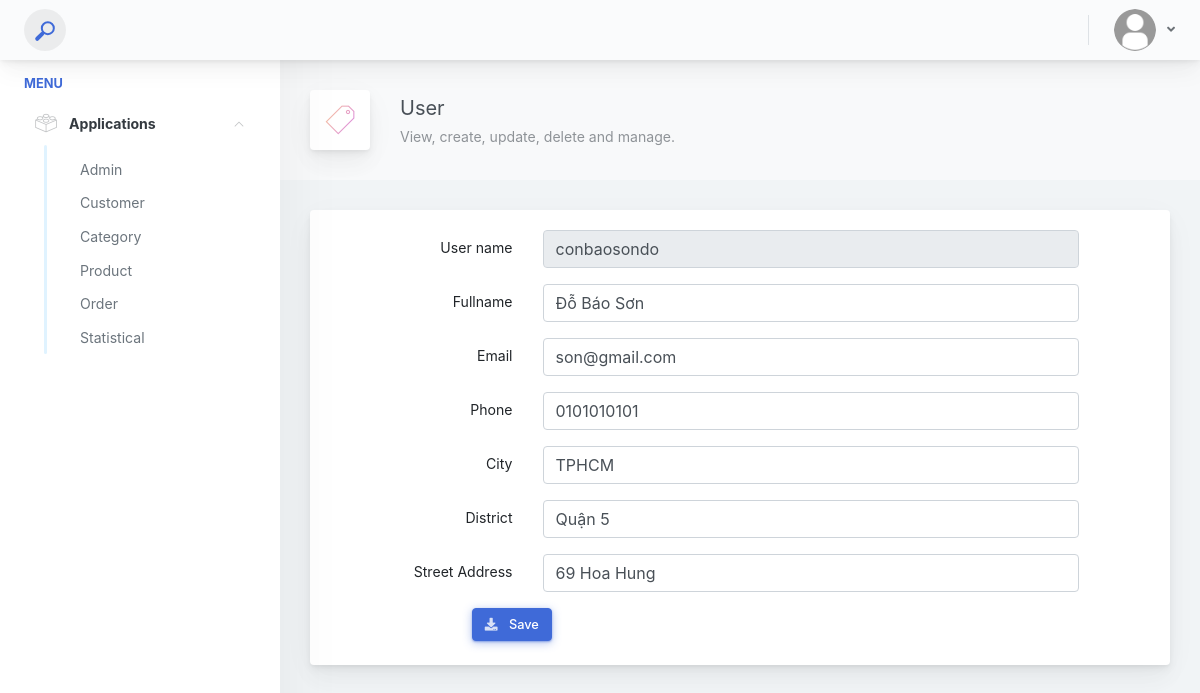
The app's page /admin/user-edit.php?username=conbaosondo (signed in) with its own data.
### tables this page shows
CREATE TABLE `customers` (
  `customer_username` varchar(50) NOT NULL,
  `customer_password` text NOT NULL,
  `customer_email` varchar(100) DEFAULT NULL,
  `customer_phone` varchar(12) DEFAULT NULL,
  `customer_fullname` text DEFAULT NULL,
  `customer_address` text DEFAULT NULL,
  `customer_district` varchar(50) DEFAULT NULL,
  `customer_city` varchar(50) DEFAULT NULL,
  `customer_status` tinyint(4) NOT NULL
);

### lib/session.php (called while the page is built, shortened)
<?php
function getFlashData($key) {
    $value = isset($_SESSION[$key]) ? $_SESSION[$key] : null;
    return $value;
}
?>

### admin/modules/users/edit.php (called while the page is built, shortened)
<?php
require_once '../lib/database.php';
require_once '../lib/session.php';
require_once '../helpers/format.php';
$filterAll = filter();
if(!empty($filterAll['username'])){
    $usernameID = $filterAll['username'];
    $userDetail = oneRow("SELECT customer_username, customer_fullname, customer_email, customer_phone,
                                 customer_city, customer_district, customer_address, customer_password
                        FROM customers WHERE customer_username = '$usernameID'");
}
$userDetail = getFlashData('user-detail');
if(!empty($userDetail)){
    $old = $userDetail;
}
?>

### lib/database.php (called while the page is built, shortened)
<?php
require_once './lib/connect.php';
function query($sql, $data = [], $check = false) {
    global $conn;
    $result = false;
    try {
        $statement = $conn->prepare($sql);
        if (!empty($data)) {
            $result = $statement->execute($data);
        } else {
            $result = $statement->execute();
        }
    } catch(Exception $exp) {
        echo $exp->getMessage() . '<br>';
        echo 'File: '. $exp->getFile() . '<br>';
        echo 'Line: '.$exp->getLine();
        die();
    }
    if($check){
        return $statement;
    }
    return $result;
}
function oneRow($sql){
    $kq = query($sql, '', true);
    if(is_object($kq)){
        $dataFetch = $kq -> fetch(PDO::FETCH_ASSOC);
    }
    return $dataFetch;
}
?>

### helpers/format.php (called while the page is built, shortened)
<?php
function old($fileName, $oldData, $default = null){
    return (!empty($oldData[$fileName])) ? $oldData[$fileName] : $default;
}
?>

### admin/user-edit.php (the view, shortened to what this page needs)
<?php
require_once './modules/users/edit.php';
require_once '../helpers/format.php';
?>
<?php include 'inc/header.php' ?>
<div class="app-main__outer">
    <div class="app-main__inner">
        <div class="app-page-title">
            <div class="page-title-wrapper">
                <div class="page-title-heading">
                    <div class="page-title-icon">
                        <i class="pe-7s-ticket icon-gradient bg-mean-fruit"></i>
                    </div>
                    <div>
                        User
                        <div class="page-title-subheading">
                            View, create, update, delete and manage.
                        </div>
                    </div>
                </div>
            </div>
        </div>
        <div class="row">
            <div class="col-md-12">
                <div class="main-card mb-3 card">
                    <div class="card-body">
                        <form method="post" action="user-edit.php">
                            <div class="position-relative row form-group">
                                <label for="username" class="col-md-3 text-md-right col-form-label">User name</label>
                                <div class="col-md-9 col-xl-8">
                                    <input disabled name="username" id="username" placeholder="User name" type="text"
                                        class="form-control" value="<?php echo old('customer_username', $old); ?>">
                                </div>
                            </div>
                            <div class=" position-relative row form-group">
                                <label for="name" class="col-md-3 text-md-right col-form-label">Fullname</label>
                                <div class="col-md-9 col-xl-8">
                                    <input name="fullname" id="fullname" placeholder="Full name" type="text"
                                        class="form-control" value="<?php echo old('customer_fullname', $old); ?>">
                                </div>
                            </div>
                            <div class="position-relative row form-group">
                                <label for="email" class="col-md-3 text-md-right col-form-label">Email</label>
                                <div class="col-md-9 col-xl-8">
                                    <input name="email" id="email" placeholder="Email" type="email" class="form-control"
                                        value="<?php echo old('customer_email', $old); ?>">
                                </div>
                            </div>
                            <div class="position-relative row form-group">
                                <label for="phone" class="col-md-3 text-md-right col-form-label">Phone</label>
                                <div class="col-md-9 col-xl-8">
                                    <input name="phone" id="phone" placeholder="Phone" type="tel" class="form-control"
                                        value="<?php echo old('customer_phone', $old); ?>">
                                </div>
                            </div>
                            <div class="position-relative row form-group">
                                <label for="city" class="col-md-3 text-md-right col-form-label">City</label>
                                <div class="col-md-9 col-xl-8">
                                    <select name="city" id="city" class="form-control">
                                        <?php
                                        $cities = ['Hanoi' => 'Hà Nội', 'TPHCM' => 'TPHCM'];
                                        foreach ($cities as $key => $value) {
                                            echo '<option value="' . $key . '"' . ($old['customer_city'] == $key ? ' selected' : '') . '>' . $value . '</option>';
                                        }
                                        ?>
                                    </select>
                                </div>
                            </div>
                            <div class="position-relative row form-group" id="districtGroup"
                                style="<?= (empty($old['customer_district']) ? 'display: none;' : 'display: flex;'); ?>">
                                <label for="district" class="col-md-3 text-md-right col-form-label">District</label>
                                <div class="col-md-9 col-xl-8">
                                    <select name="district" id="district" class="form-control">
                                        <?php if (!empty($old['customer_district'])): ?>
                                        <option value="<?= $old['customer_district']; ?>">
                                            <?= $old['customer_district']; ?></option>
                                        <?php endif; ?>
                                    </select>
                                </div>
                            </div>
                            <div class="position-relative row form-group">
                                <label for="street_address" class="col-md-3 text-md-right col-form-label">Street
                                    Address</label>
                                <div class="col-md-9 col-xl-8">
                                    <input name="street_address" id="street_address" placeholder="Street Address"
                                        type="text" class="form-control"
                                        value="<?php echo old('customer_address', $old); ?>">
                                </div>
                            </div>
                            <div class=" position-relative row form-group mb-1">
                                <div class="col-md-9 col-xl-8 offset-md-2">
                                    <button type="submit" class="btn-shadow btn-hover-shine btn btn-primary">
                                        <span class="btn-icon-wrapper pr-2 opacity-8">
                                            <i class="fa fa-download fa-w-20"></i>
                                        </span>
                                        <span>Save</span>
                                    </button>
                                </div>
                            </div>
                        </form>
                    </div>
                </div>
            </div>
        </div>
    </div>
</div>
<?php include 'inc/footer.php' ?>

### records on screen
customers: username "conbaosondo", fullname "Đỗ Báo Sơn", email "son@gmail.com", phone "0101010101", city "TPHCM", district "Quận 5", street_address "69 Hoa Hung"
